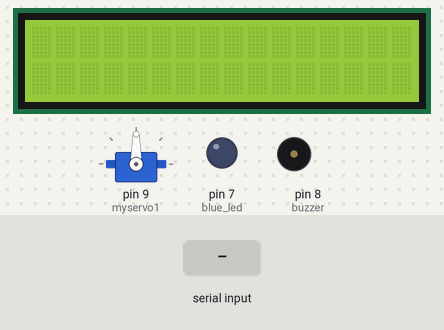
Simulated run of this sketch. Board: Arduino Uno, built with avr-gcc and run on an emulated ATmega328P. Shown: 16×2 character LCD, servo, output pins drawn as LEDs (lit = HIGH), buzzer (waves = sounding, pin HIGH). The test bench sets the inputs (shaded band). What the sketch prints to the serial monitor is not drawn.

Above: at 1.2 s.
1.3 s: "on\n" received over Serial
At 1.6 s:
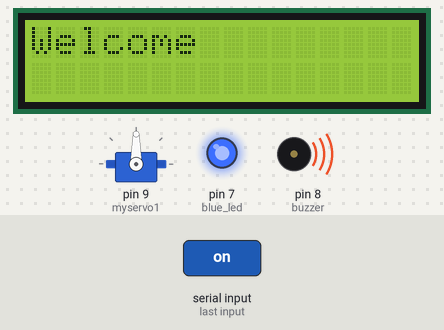
2.8 s: "off\n" received over Serial
At 5.3 s:
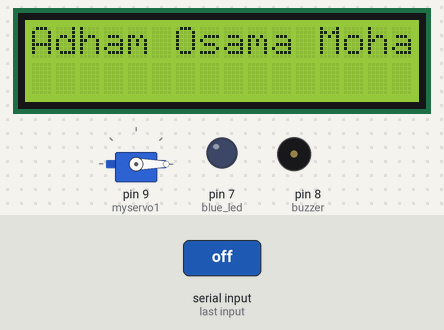
5.8 s: "off\n" received over Serial
8.8 s: "on\n" received over Serial
At 11.3 s:
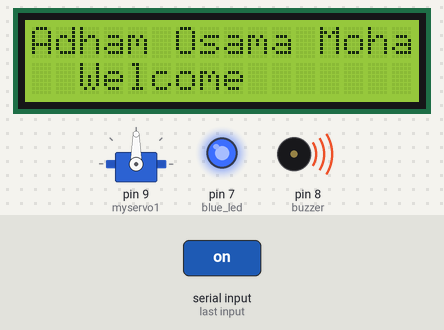
Timing chart, 0 to 12.8 s (numbered marks = the images above; inputs shaded):
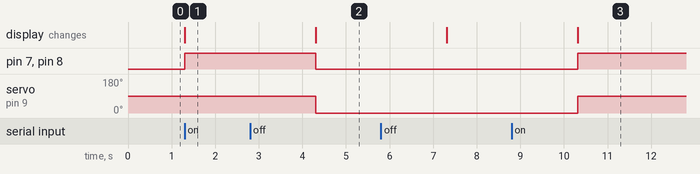

The sketch:

Project.ino
```cpp
#include <VarSpeedServo.h>

// include the library code:
#include <LiquidCrystal.h>

// initialize the library by associating any needed LCD interface pin
// with the arduino pin number it is connected to
const int rs = 12, en = 11, d4 = 5, d5 = 4, d6 = 3, d7 = 2;
LiquidCrystal lcd(rs, en, d4, d5, d6, d7);
String incomingByte ;

int blue_led = 7;

int buzzer = 8;

VarSpeedServo myservo1;

void setup() {

  Serial.begin(9600);
  // set up the LCD's number of columns and rows:
  lcd.begin(16, 2);
  // Print a message to the LCD.
  pinMode(blue_led, OUTPUT);
  pinMode(buzzer, OUTPUT);
  myservo1.attach(9);

}

void loop() {
  if (Serial.available() > 0) {

    incomingByte = Serial.readStringUntil('\n');

    if (incomingByte == "on") {

      digitalWrite(blue_led, HIGH);

      digitalWrite(buzzer, HIGH);

      Serial.write("Led on");

      myservo1.write(90);

      lcd.println("Welcome");

      delay(3000);

      lcd.clear();

    }

    else if (incomingByte == "off") {

      digitalWrite(blue_led, LOW);

      Serial.write("Led off");

      digitalWrite(buzzer, LOW);

      myservo1.write(0);

      lcd.println("Adham Osama Mohamed");

      delay(3000);
    }

    else{

    Serial.write("invald input");

    }

  }}
```

Measured:
- after the input at 1.3 s, pin 7 (blue_led), pin 8 (buzzer): LOW → HIGH at once; the display: changes at once (image 1)
- after the input at 2.8 s, pin 7 (blue_led), pin 8 (buzzer): HIGH → LOW after 1.5 s; servo on pin 9 (myservo1): 90° → 0° after 1.5 s; the display: first differs from a run without the input after 1.5 s (image 2)
- after the input at 8.8 s, pin 7 (blue_led), pin 8 (buzzer): LOW → HIGH after 1.5 s; servo on pin 9 (myservo1): 0° → 90° after 1.5 s; the display: changes after 1.5 s (image 3)
